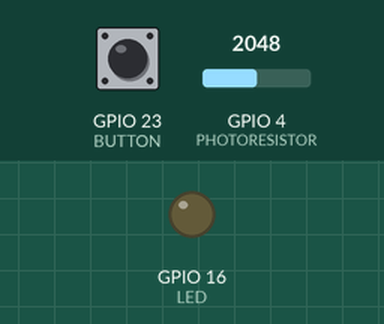
A program run on a simulated ESP32. Shown: 21×22 character LCD, output pins drawn as LEDs (lit = HIGH). The inputs (shaded band) are chosen by the test bench; at power-on: GPIO 4 (PHOTORESISTOR) = 2048, GPIO 23 (BUTTON) LOW.

Above: at 1.2 s.
1.3 s: GPIO 4 (PHOTORESISTOR) set to 2803
2.8 s: GPIO 4 (PHOTORESISTOR) set to 2904
At 3.9 s:
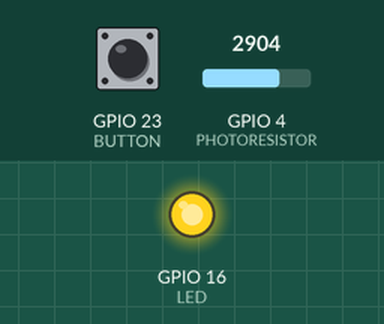
4.3 s: GPIO 23 (BUTTON) pulled HIGH for 0.15 s
5.9 s: GPIO 4 (PHOTORESISTOR) set to 2826
At 6.3 s:
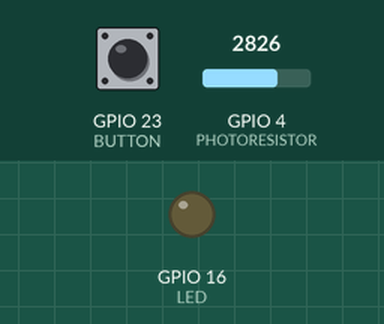
7.4 s: GPIO 23 (BUTTON) pulled HIGH for 1 s
9.9 s: GPIO 4 (PHOTORESISTOR) set to 4095
At 10.4 s:
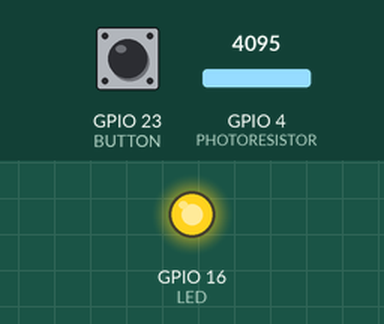
Timing chart, 0 to 12.4 s (numbered marks = the images above; inputs shaded):
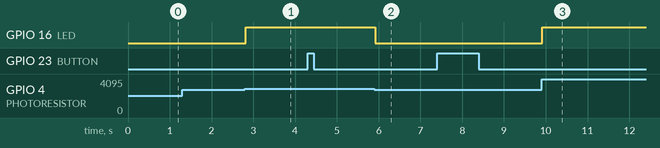

The program:

main.cpp
```cpp
#include <Arduino.h>
#include <LiquidCrystal_I2C.h>

#define PHOTORESISTOR 4
#define LED 16
#define BUTTON 23
float percentage = 0.0;
LiquidCrystal_I2C lcd(0x27, 21, 22);


void setup() {
  Serial.begin(115200);
  pinMode(PHOTORESISTOR, INPUT);
  pinMode(LED, OUTPUT);
  pinMode(BUTTON, INPUT);
  lcd.init(); // Inicializa o LCD
  lcd.backlight(); // Liga a luz de fundo do LCD
}

void loop() {
  int sensorValue = analogRead(PHOTORESISTOR);
  percentage = 100 - (sensorValue / 4095.0) * 100.0;
  if(sensorValue < 2866) {
    digitalWrite(LED, LOW);
  } else {
    digitalWrite(LED, HIGH);
  }

  if(digitalRead(BUTTON) == HIGH) {
    lcd.setCursor(0, 0);
    lcd.print("Valor Bruto:");
    lcd.print(analogRead(PHOTORESISTOR));
    lcd.print("%");

    lcd.setCursor(0, 1);
    lcd.print("LED: ");
    lcd.print(digitalRead(LED) == HIGH ? "HIGH " : "LOW");
  }else{
    lcd.setCursor(0, 0);
    lcd.print("Nivel de Luz:");
    lcd.print(percentage, 0);
    lcd.print("%");

    lcd.setCursor(0, 1);
    lcd.print("LED: ");
    lcd.print(digitalRead(LED) == HIGH ? "ON " : "OFF");
  }


}
```

Measured:
- the behaviour switches between 2865 and 2866 on GPIO 4 (PHOTORESISTOR) (found by bisection; images 0 and 1)
- after the input at 2.8 s, GPIO 16 (LED): LOW → HIGH at once
- after the input at 5.9 s, GPIO 16 (LED): HIGH → LOW at once
- after the input at 9.9 s, GPIO 16 (LED): LOW → HIGH at once
